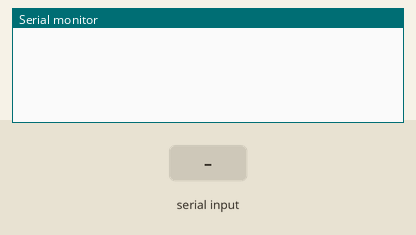
Recording of a sketch running on a simulated Arduino Uno, built with avr-gcc and run on an emulated ATmega328P. On the bench: the last lines printed to the serial monitor. Inputs (shaded band) come from the test bench.

Above: at 1.2 s.
1.3 s: "N90\n" received over Serial
At 2.2 s:
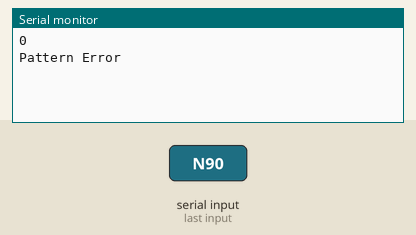
2.8 s: "N,45\n" received over Serial
At 3.4 s:
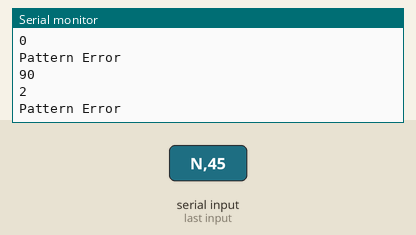

The sketch:

Lab1.ino
```cpp
#define LED_PIN 11
#define LED2_PIN 10
float brightness = 0;
String buff;
String brightStr;
int    strRange;
void setup()
{
  Serial.begin(9600);
}

void loop()
{
  if (Serial.available() > 0)
  {
    char inByte = Serial.read();

    if(inByte == 'L'){buff="";brightStr="";}
    if(('0'<= inByte) && (inByte <= '9'))
    {
      buff += inByte;
    }
    if(inByte == 'B'){buff += inByte;}

    if(inByte == 'N')
    {

      strRange = buff.length();
      Serial.println(buff);
      Serial.println(strRange);

      if(buff[1] == 'B')
      {
        for(int i=2;i<strRange;i++)
        {
          brightStr += buff[i];
        }

        brightness = brightStr.toInt();
        Serial.println(brightness);
      }

      if(buff[1] != 'B')
      {
        brightness=0.00;
        Serial.println("Pattern Error");
      }

      if(buff[0]=='1'){analogWrite(LED_PIN,int(brightness*2.54));}
      if(buff[0]=='2'){analogWrite(LED2_PIN,int(brightness*2.54));}
    }
  }
}
```

Measured:
- after the input at 1.3 s, the serial monitor: prints a new line at once (image 1)
- after the input at 2.8 s, the serial monitor: prints a new line at once (image 2)
